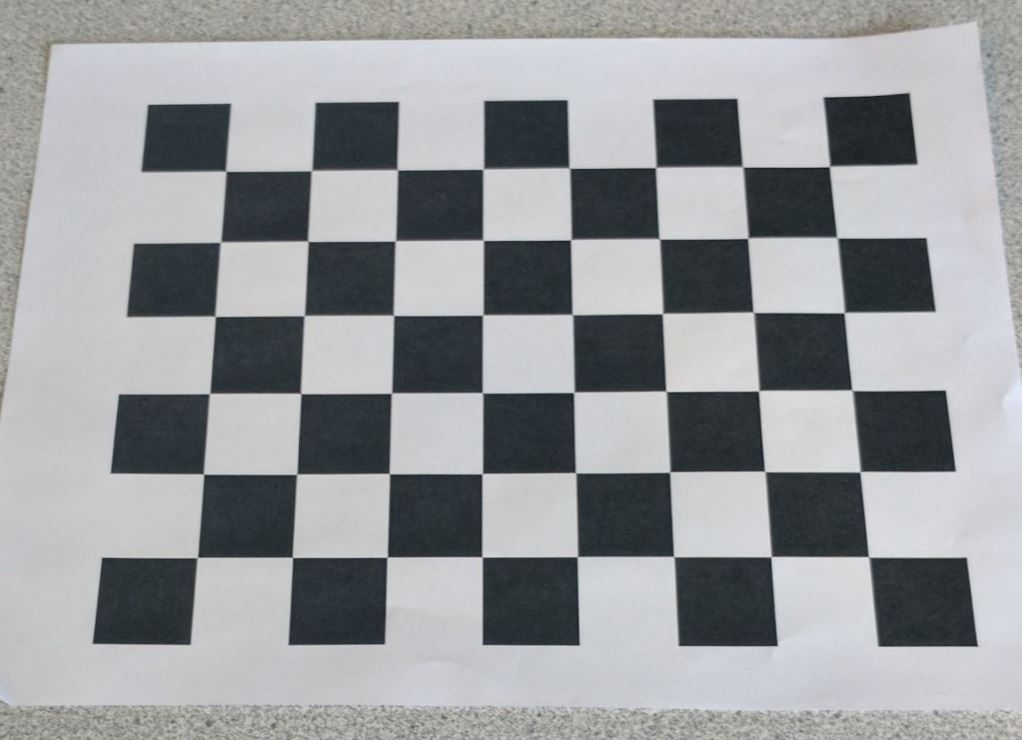
//> input picture data/checkerboard/cb1.JPG, 1022 x 740 px; its folder holds only this picture in this run
$ ./ConsoleApplication1   (built with g++ and OpenCV 4)
//> lines starting //> are read from the running program, lines starting //| are printed output that depends on the picture
### ConsoleApplication1/stdafx.h
// stdafx.h : include file for standard system include files,
// or project specific include files that are used frequently, but
// are changed infrequently
//

#pragma once

#include "targetver.h"

#include <stdio.h>
#include <tchar.h>


// TODO: reference additional headers your program requires here

### ConsoleApplication1/ConsoleApplication1.cpp
// ConsoleApplication1.cpp : Defines the entry point for the console application.
//

#include "stdafx.h"
#include <opencv2/opencv.hpp>
#include <vector>

using namespace cv;
using namespace std;

int main() {


	String path("../data/checkerboard/*.JPG"); //select only jpg
	vector<String> fn;
	vector<Mat> imgVec;
	vector<Mat> cornerVec;
	vector<Mat> imgPtsVec;
	vector<vector<Point3f>> objects;
	Mat img;

	int board_width = 8;
	int board_height = 6;
	int numSquares = board_width * board_height;


	glob(path, fn, true); // recurse
	for (size_t k = 0; k<fn.size(); ++k)
	{
		Mat im = imread(fn[k]);
//> im is the input picture: 740 rows x 1022 cols, CV_8UC3; mean B, G, R 156.4, 153.6, 151.5
		resize(im, im, Size(1080, 720));
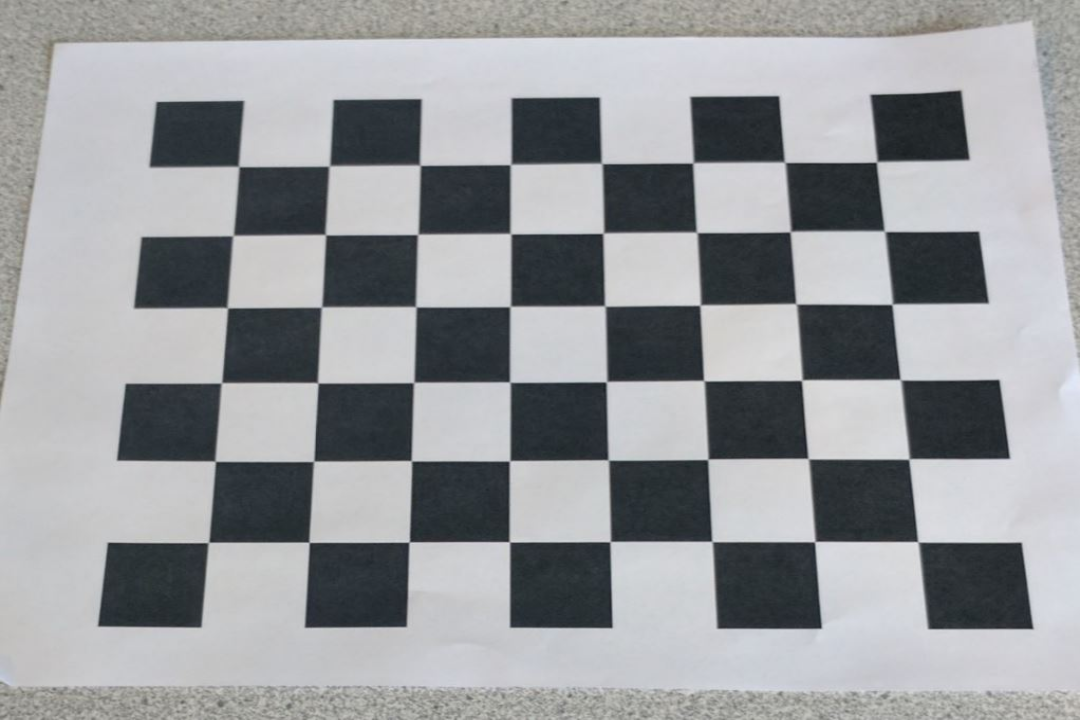
//> im: 720 rows x 1080 cols, CV_8UC3; mean B, G, R 156.3, 153.5, 151.4
		imgVec.push_back(im);
	}


	vector< Mat >::const_iterator itr = imgVec.begin();
	vector< Mat >::const_iterator end = imgVec.end();
	for (int i = 0; itr != end; ++itr, ++i)
	{
		Mat im_in;
		Mat gray;
		Mat corners;

		itr->copyTo(im_in);
		cvtColor(im_in, gray, CV_RGB2GRAY);

		bool found = findChessboardCorners(gray, Size(board_width, board_height), corners);

		namedWindow("corners", CV_WINDOW_AUTOSIZE);
		drawChessboardCorners(im_in, Size(8, 6), corners, found);
		imgPtsVec.push_back(im_in);
		cornerVec.push_back(corners);
		imshow("corners", im_in);
		waitKey();

		vector< Point3f > obj;
		for (int i = 0; i < numSquares; i++)
				obj.push_back(Point3f((float) i / board_width, i % board_height, 0.0f));
		objects.push_back(obj);

		img = im_in;
	}
//> this loop made 1 pass
//> found on pass 1: true
//> pass 1, `drawChessboardCorners(im_in, Size(8, 6), corners, found);`:
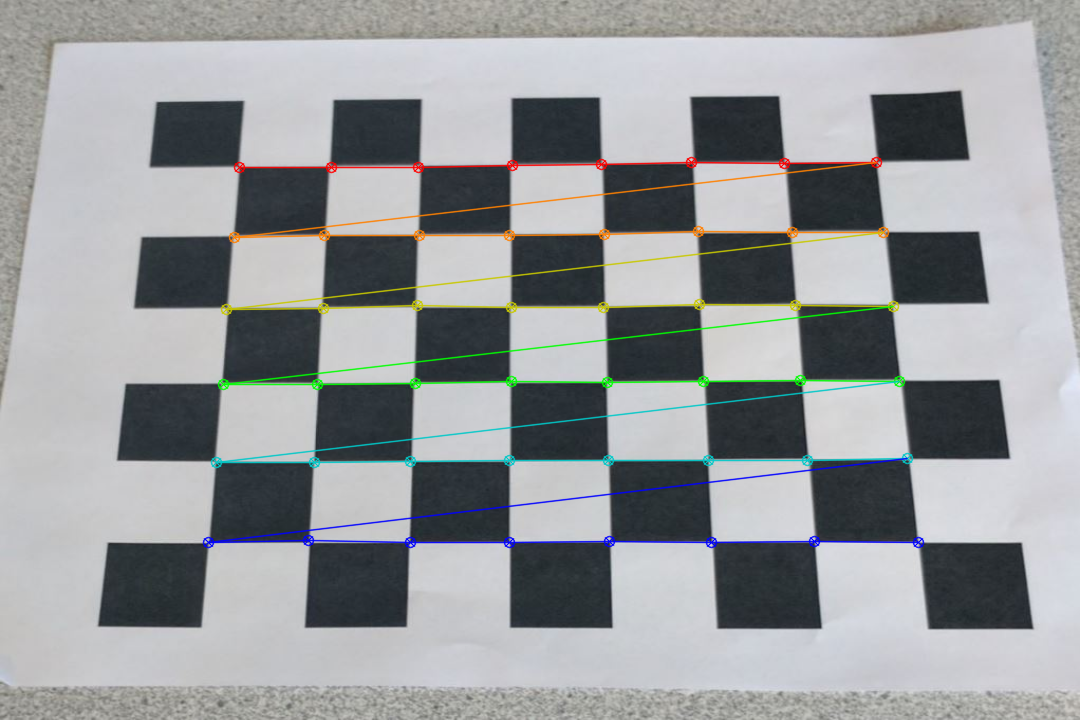
//> im_in: 720 rows x 1080 cols, CV_8UC3; mean B, G, R 155.4, 153.5, 150.9

	Mat camera;
	Mat dist;
	vector<Mat> rvecs, tvecs;
	int flag = 0;
	flag |= CV_CALIB_FIX_K4;
	flag |= CV_CALIB_FIX_K5;
	calibrateCamera(objects, cornerVec, img.size(), dist, camera, rvecs, tvecs, flag);
//> dist = [[10027.7, 0, 176.5], [0, 2684.3, 342.2], [0, 0, 1]]; camera = [152.3, -40651.2, 0.122, -2.39, 2515992.9]

	waitKey();
}

$ run again, on data/checkerboard/cb5.JPG
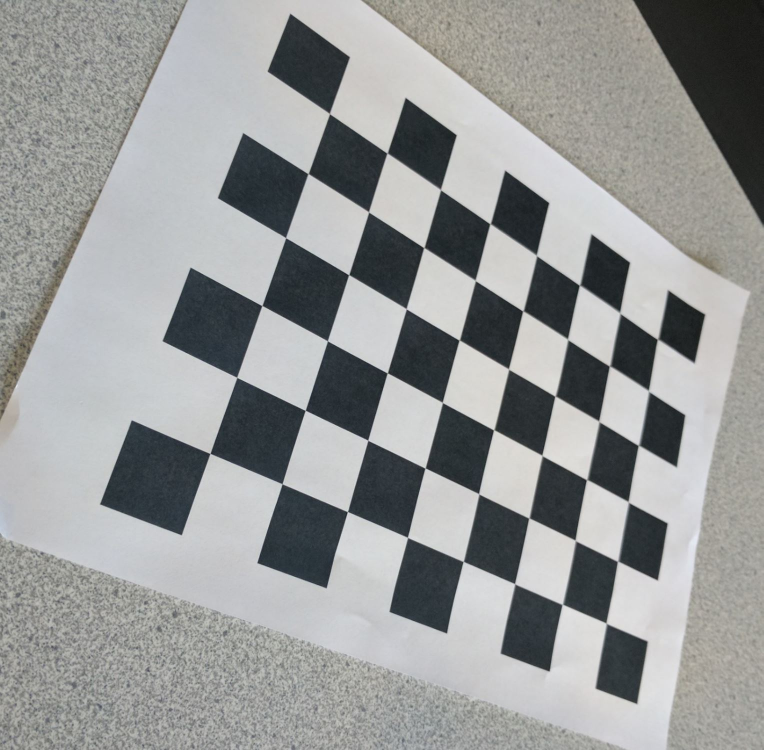
//> input picture data/checkerboard/cb5.JPG, 1527 x 1500 px (shown at 1/2 size)
//> im is the input picture: 1500 rows x 1527 cols, CV_8UC3; mean B, G, R 151.7, 152.1, 150.3
//> `resize(im, im, Size(1080, 720));`:
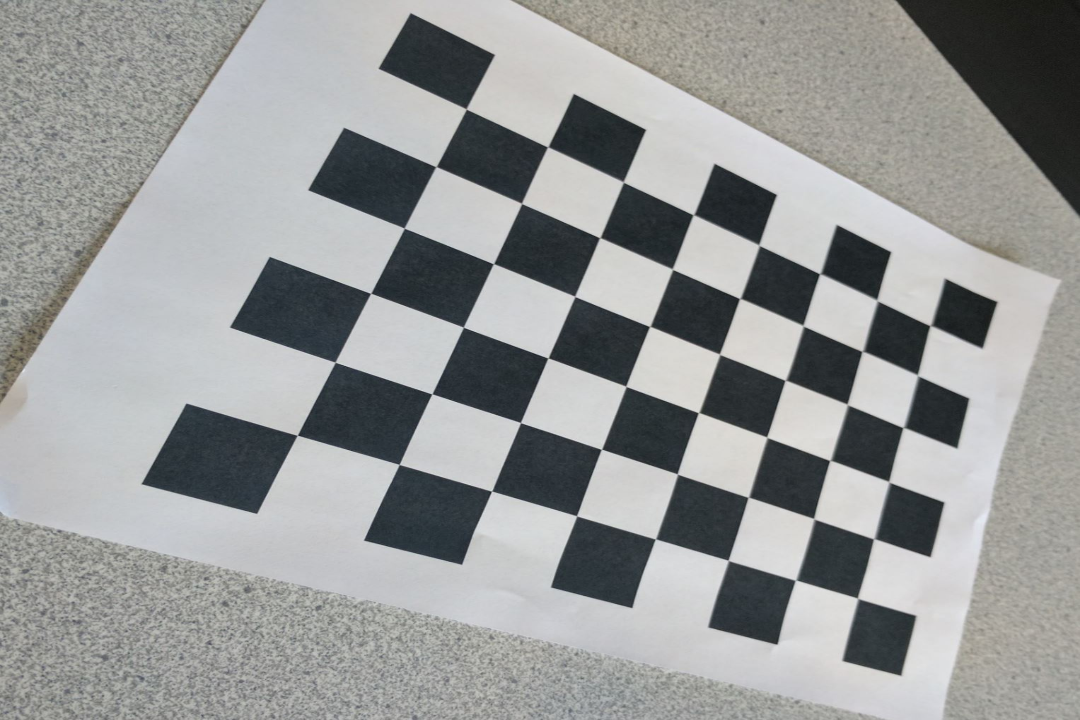
//> im: 720 rows x 1080 cols, CV_8UC3; mean B, G, R 151.6, 152, 150.3
//> the loop `for (int i = 0; itr != end; ++itr, ++i)` made 1 pass
//> found on pass 1: true
//> pass 1, `drawChessboardCorners(im_in, Size(8, 6), corners, found);`:
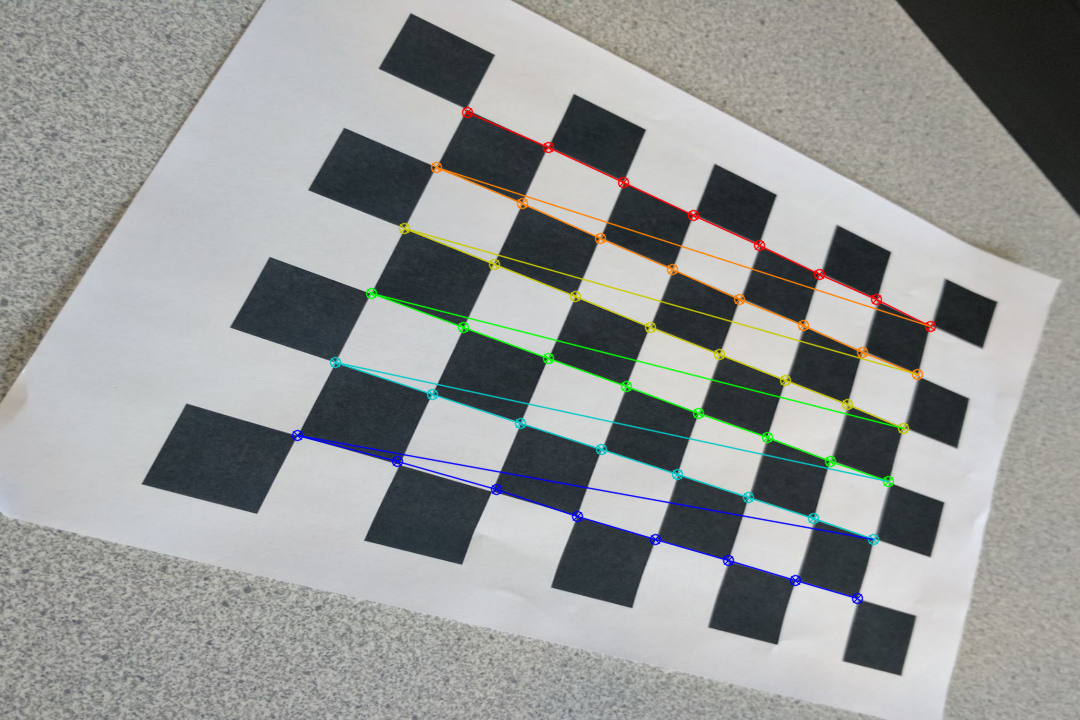
//> im_in: 720 rows x 1080 cols, CV_8UC3; mean B, G, R 150.9, 152.1, 149.9
//> dist = [[3298.6, 0, 364.2], [0, 14802.7, 355], [0, 0, 1]]; camera = [2.76, -437.8, -0.309, -0.692, 6857.2]

$ run again, on data/checkerboard/cb6.JPG
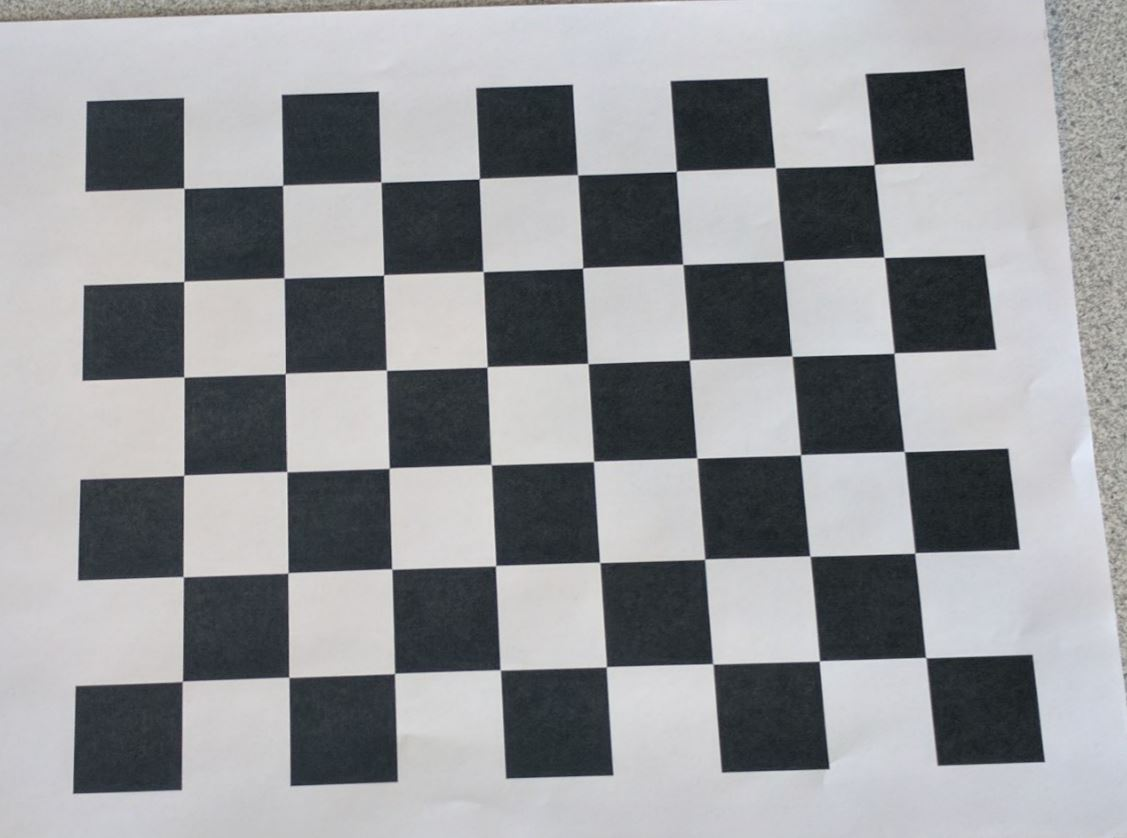
//> input picture data/checkerboard/cb6.JPG, 1127 x 838 px
//> im is the input picture: 838 rows x 1127 cols, CV_8UC3; mean B, G, R 153.7, 150.6, 149.1
//> `resize(im, im, Size(1080, 720));`:
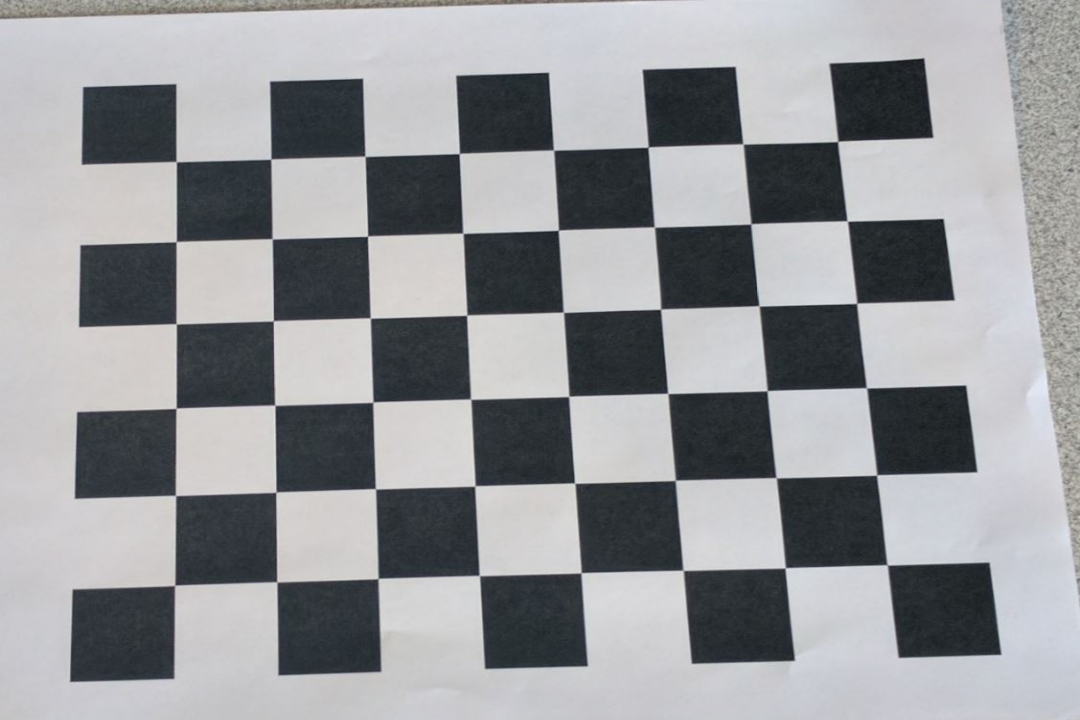
//> im: 720 rows x 1080 cols, CV_8UC3; mean B, G, R 153.6, 150.6, 149
//> the loop `for (int i = 0; itr != end; ++itr, ++i)` made 1 pass
//> found on pass 1: true
//> pass 1, `drawChessboardCorners(im_in, Size(8, 6), corners, found);`:
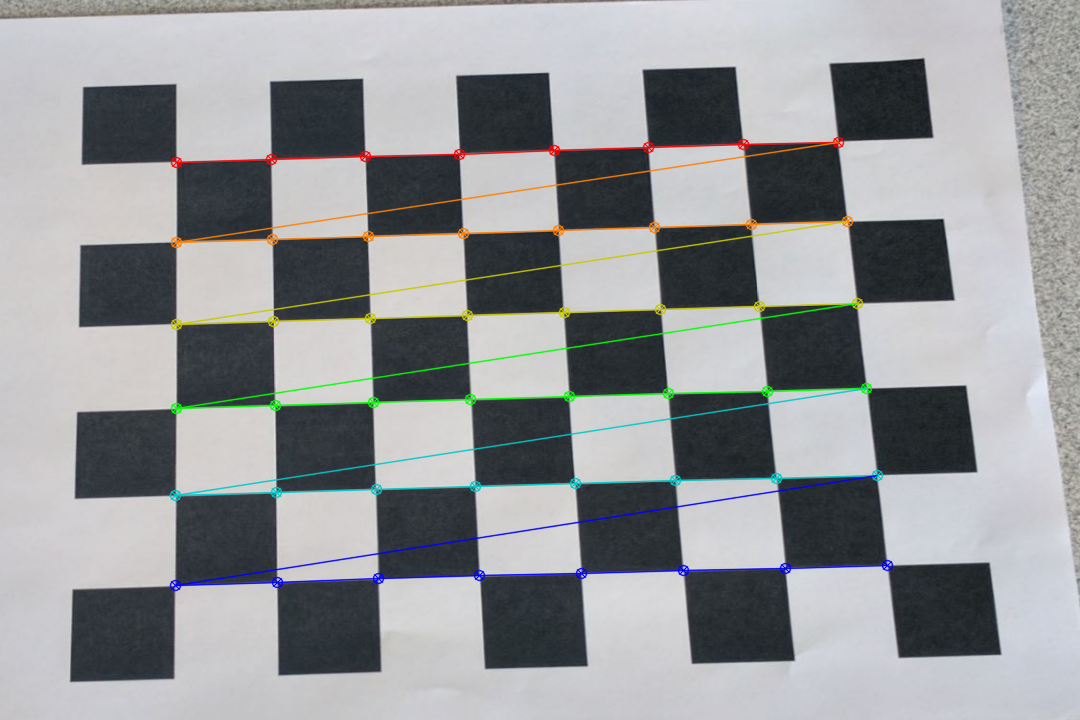
//> im_in: 720 rows x 1080 cols, CV_8UC3; mean B, G, R 152.6, 150.5, 148.5
//> dist = [[13168.4, 0, 630.2], [0, 13070, 309.9], [0, 0, 1]]; camera = [160.7, -120251.7, -2.93, 6.07, 24654635.6]

$ run again, on data/checkerboard/cb2.JPG
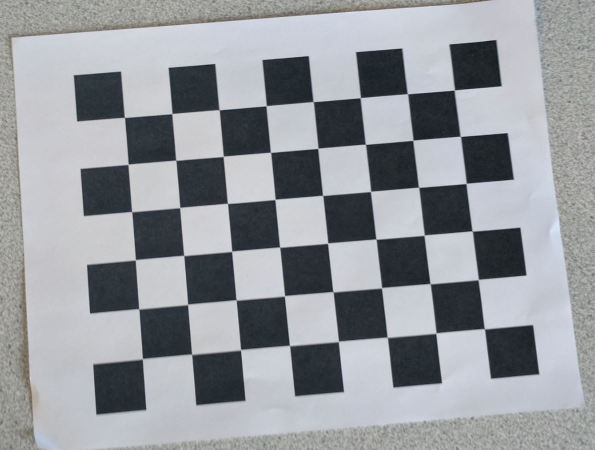
//> input picture data/checkerboard/cb2.JPG, 1190 x 900 px (shown at 1/2 size)
//> im is the input picture: 900 rows x 1190 cols, CV_8UC3; mean B, G, R 156.5, 151.7, 148.5
//> `resize(im, im, Size(1080, 720));`:
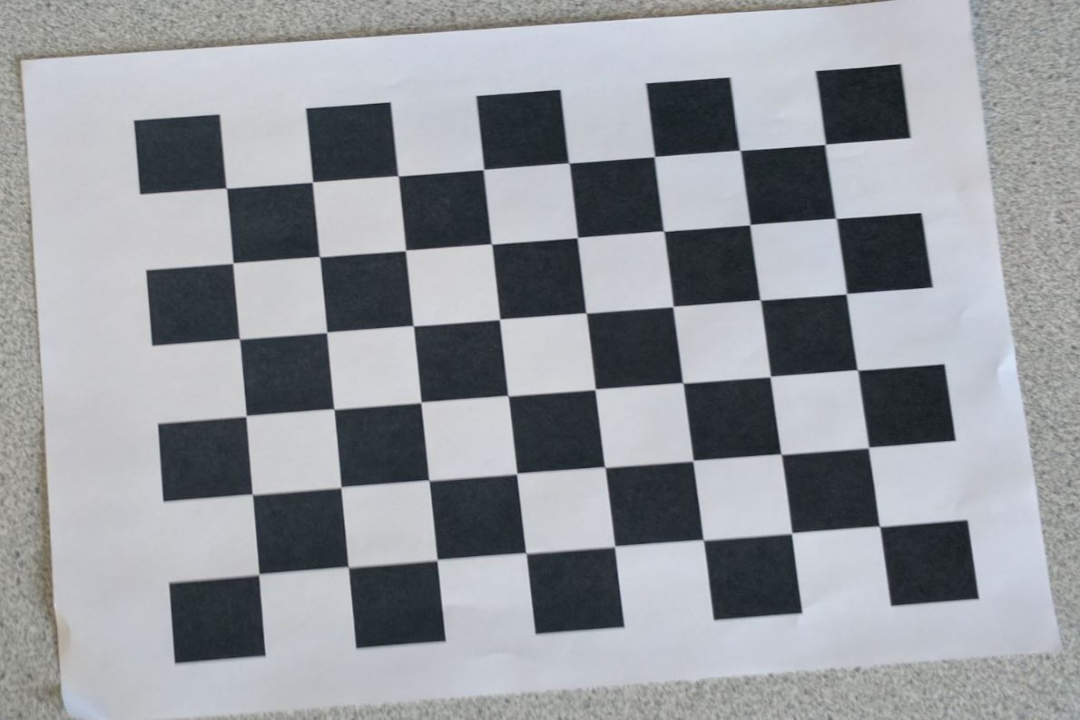
//> im: 720 rows x 1080 cols, CV_8UC3; mean B, G, R 156.4, 151.7, 148.4
//> the loop `for (int i = 0; itr != end; ++itr, ++i)` made 1 pass
//> found on pass 1: true
//> pass 1, `drawChessboardCorners(im_in, Size(8, 6), corners, found);`:
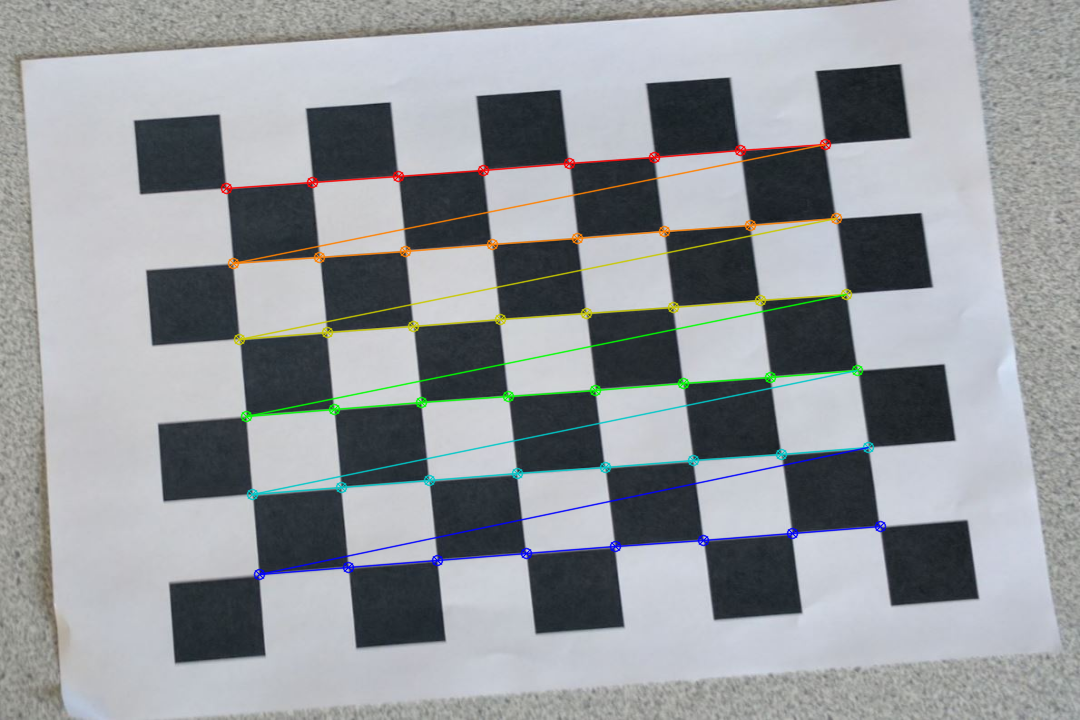
//> im_in: 720 rows x 1080 cols, CV_8UC3; mean B, G, R 155.5, 151.7, 148
//> dist = [[18572.9, 0, 538.7], [0, 8570.8, 359.6], [0, 0, 1]]; camera = [-542.8, 284218.9, 0.961, 0.0982, 1.45e+09]
